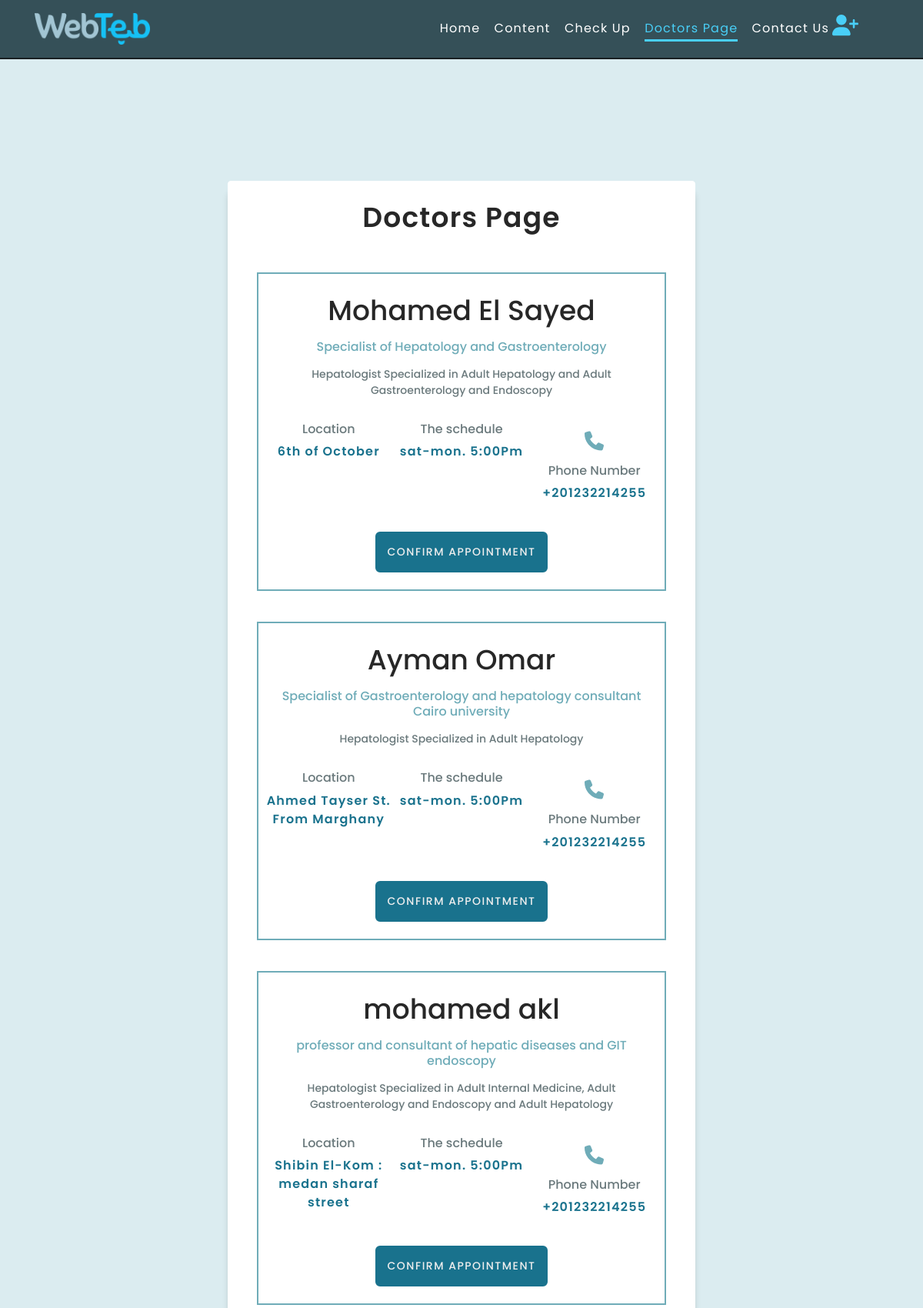
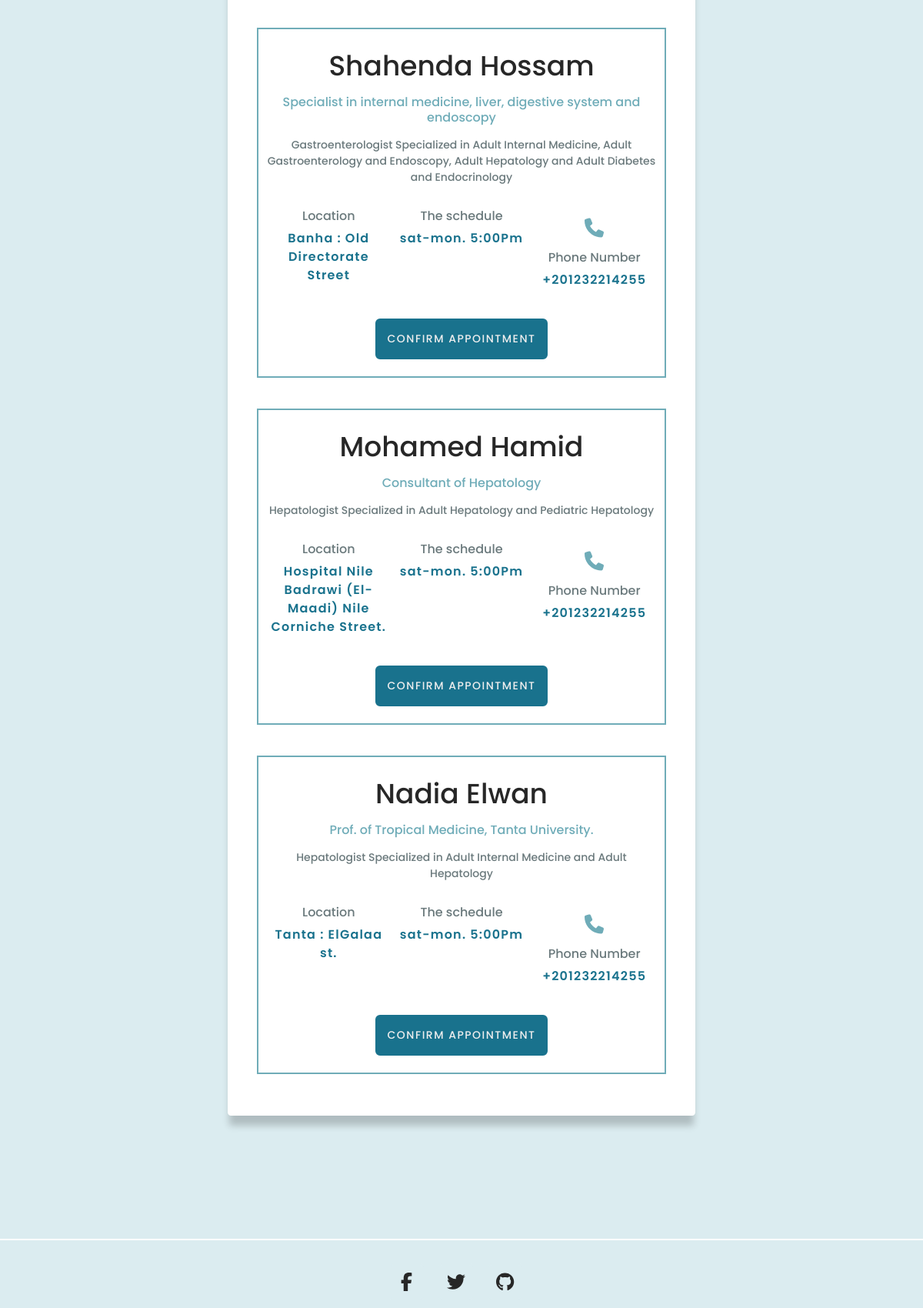
Screenshot of /appoint.php (upper part) with the database file from the repository (2 pictures, top to bottom).
### tables this page shows
CREATE TABLE `doctors` (
  `id` int(11) NOT NULL,
  `name` varchar(255) NOT NULL,
  `specialization` varchar(255) NOT NULL,
  `info` varchar(255) NOT NULL,
  `location` varchar(255) NOT NULL,
  `schedule` varchar(255) NOT NULL,
  `phone_number` varchar(255) NOT NULL
);

### db/users.php (called while the page is built, shortened)
<?php
function database_get_all_doctors(){
    $conn = database_connect();
    $result = mysqli_query($conn, "select * from doctors");
    $doctors = mysqli_fetch_all($result, MYSQLI_ASSOC);
    $doctors_objects = [];
    foreach($doctors as $doctor){
        $doctors_objects[] = (object)$doctor; }
    return $doctors_objects;
}

### appoint.php (the view, shortened to what this page needs)
<?php
    require_once __DIR__ . '/db/users.php';
    $doctors = database_get_all_doctors();
?>
<!DOCTYPE html>
<html lang="en">
  <head>
    <link rel="stylesheet" href="res/css/bootstrap.min.css" />
    <link rel="stylesheet" href="res/css/all.css" />
    <link rel="stylesheet" href="res/css/main.css" />
    <link rel="stylesheet" href="res/css/style.css" />
    <link rel="stylesheet" href="res/css/login.css" />
    <link rel="stylesheet" href="res/css/details.css" />
  </head>
  <body>
    <header class="sticky-top">
      <div class="container">
        <div class="left-header">
          <img src="res/img/logo.png" alt="" class="logo" />
        </div>
        <div class="links">
          <ul>
            <li><a href="index.php#home" class="navLink">home</a></li>
            <li><a href="content.php#content" class="navLink">content</a></li>
            <li><a href="logsite.php" class="navLink">Check Up</a></li>
            <li><a href="appoint.php" class="navLink active">Doctors Page</a></li>
            <li><a href="contact.php" class="navLink">Contact us</a></li>
          </ul>
        </div>
        <a href="logSite.php" class="open"
          ><i class="fa-solid fa-user-plus"></i
        ></a>
      </div>
    </header>
    <div class="signin">
      <div class="container">
        <form method="get" action="finish-appoint.php">
          <div class="row">
            <h4>Doctors Page</h4>
            <?php  foreach($doctors as $doctor): ?>
              <div class="appointCard cardActive" id="appCard1">
                <h5 class="docName"><?php echo $doctor->name ?></h5>
                <h5 class="docSpecial">
                <?php echo $doctor->specialization ?>
                </h5>
                <h5 class="docPlace">
                <?php echo $doctor->info ?>
                </h5>
                <div class="detailSection">
                  <div class="time">
                    <h6>Location</h6>
                    <p><?php echo $doctor->location ?></p>
                  </div>
                  <div class="price">
                    <h6>The schedule</h6>
                    <p><?php echo $doctor->schedule ?></p>
                  </div>
                  <div class="phone">
                    <i class="fa fa-phone iconPic"></i>
                    <h6>Phone Number</h6>
                    <p><?php echo $doctor->phone_number ?></p>
                  </div>
                </div>
                <div class="reserve">
                    <button type="submit" name="submit" class="button book">Confirm Appointment</button>
                  </div>
              </div>
            <?php endforeach; ?>
          </div>
        </form>
      </div>
    </div>
    <div class="footer" id="footer">
      <div class="container">
        <div class="footerLayers">
          <div class="firstLayer">
            <a href="#" class="socialBtn"
              ><i class="fab fa-facebook-f iconBtn"></i
            ></a>
            <a href="#" class="socialBtn"
              ><i class="fab fa-twitter iconBtn"></i
            ></a>
            <a href="#" class="socialBtn"
              ><i class="fab fa-github iconBtn"></i
            ></a>
          </div>
        </div>
      </div>
    </div>
  </body>
</html>

### res/css/main.css (style rules this page uses)
:root { --header-height: 3rem; --hue: 190; --main-color: hsl(var(--hue), 40%, 90%); --fir-color: hsl(var(--hue), 11%, 11%); --sec-color: hsl(var(--hue), 45%, 47%); --thi-color: rgb(211, 79, 79); --fou-color: rgb(255, 160, 122); --fiv-color: rgb(36, 163, 138); --six-color: hsl(var(--hue), 34%, 58%); --sev-color: #19728d; --whi-color: #fff; --gray-color: rgb(39, 39, 39); --container-color: #251634; --title-color: hsl(var(--hue)00, 8%, 15%); --text-color: hsl(var(--hue), 8%, 45%); --text-color-light: hsl(var(--hue), 8%, 65%); --input-color: hsl(var(--hue), 70%, 96%); --facebook-bg: #00428e; --twitter-bg: #008a93; --github-bg: #2e3536; --main-tra: .3s linear; --sec-tra: .5s ease-in-out; --active-tra: .98s ease-in-out; --main-font: 'Roboto', sans-serif; --body-font: 'Poppins', sans-serif; --h1-font: 'Sora', sans-serif; --huge-size: 5.5rem; --biggest-size: 3.5rem; --bigger-size: 2.5rem; --big-size: 2rem; --h1-size: 1.5rem; --h2-size: 1.25rem; --h3-size: 1.125rem; --h4-size: 1.02rem; --normal-size: .938rem; --small-size: .813rem; --smaller-size: .75rem; --smallest-size: .6rem; --font-medium: 500; --font-semi: 600; --font-bold: 800; --mb-0-25: .25rem; --mb-0-5: .5rem; --mb-0-75: .75rem; --mb-1: 1rem; --mb-1-5: 1.5rem; --mb-2: 2rem; --mb-2-5: 2.5rem; --mb-3: 3rem; --z-tooltip: 10; --z-fixed: 100; --z-modal: 1000; }
@media screen and (min-width: 968px) { :root { --huge-size: 5.5rem; --biggest-size: 4rem; --bigger-size: 3rem; --big-size: 2.5rem; --h1-size: 2.25rem; --h2-size: 1.5rem; --h3-size: 1.25rem; --normal-size: 1rem; --small-size: .875rem; --smaller-size: .813rem; } }
* { padding: 0; margin: 0; -moz-box-sizing: border-box; -webkit-box-sizing: border-box; box-sizing: border-box; }
html { scroll-behavior: smooth; }
body { background-color: var(--main-color); font-family: var(--body-font); font-size: var(--normal-size); color: var(--text-color); }
h1,h2,h3,h4,p,a { letter-spacing: 1.2px; }
h1, h2, h3, h4 { color: var(--title-color); font-weight: var(--font-semi); }
ul { list-style: none; }
a { text-decoration: none; color: #000; }
img { max-width: 100%; height: auto; }
.button { display: inline-block; background-color: transparent; color: var(--whi-color); padding: 1rem; border-radius: .5rem; font-weight: var(--font-medium); letter-spacing: 1.5px; transition: var(--main-tra); border: 2px solid var(--fir-color); box-shadow: inset 0 0 0 2.5em var(--fir-color); }

### res/css/style.css (style rules this page uses)
body { overflow-x: hidden; }
header { padding: 10px 0; box-shadow: 0px 2px 0 0 #182022; background-color: #04242cc5; }
.container { padding: 0 15px; margin: 0 auto; }
@media (min-width: 768px) { .container { width: 750px; } }
@media (min-width: 992px) { .container { width: 970px; } }
@media (min-width: 1200px) { .container { width: 1170px; } }
header .container { display: flex; justify-content: space-between; align-items: center; }
.logo { cursor: pointer; width: 150px; }
.links ul li { display: inline-block; list-style: none; padding: 15px 7px 0; }
.links ul li a { text-decoration: none; color: rgb(255, 255, 255); text-transform: capitalize; transition: 0.3s ease-out; position: relative; padding-bottom: 3px; }
.links ul li a:hover, .links ul li a.active, .links ul li a:focus { color: #49cff7; }
.links ul li a::after { content: ""; width: 0%; height: 3px; background-color: #49cff7; position: absolute; left: 0; top: 100%; transition: 0.3s ease-in-out; }
.links ul li a.active::after { width: 100%; }
@media (min-width: 993px) and (max-width: 1200px) { .links ul { margin-right: 40px; } }
@media (min-width: 992px) { .links { margin-right: 30px; } }
@media (min-width: 992px) { .open { right: 2%; } }
.open { display: inherit; font-size: 1.7rem; color: #49cff7; transition: 0.3s linear; position: absolute; top: 25%; right: 7%; }
.footer .container { padding: 30px 0; }
.footerLayers { display: grid; grid-template-columns: repeat(1, 1fr); gap: 20px; text-align: center; }
.firstLayer .socialBtn { padding: 10px 0px; margin-right: 15px; font-size: var(--h2-size); background-color: transparent; border: 2px solid var(--main-color); border-radius: 5px; transition: var(--main-tra); color: var(--gray-color); display: inline-flex; width: 45px; flex-direction: row; flex-wrap: nowrap; justify-content: center; }
.firstLayer .socialBtn .iconBtn { transition: var(--main-tra); }

### rows the page displays
doctors: name "Mohamed El Sayed", specialization "Specialist of Hepatology and Gastroenterology", info "Hepatologist Specialized in Adult Hepatology and Adult Gastroenterology and Endoscopy", location "6th of October", schedule "sat-mon. 5:00Pm", phone_number "+201232214255"
doctors: name "Ayman Omar", specialization "Specialist of Gastroenterology and hepatology consultant Cairo university", info "Hepatologist Specialized in Adult Hepatology", location "Ahmed Tayser St. From Marghany", schedule "sat-mon. 5:00Pm", phone_number "+201232214255"
doctors: name "mohamed akl", specialization "professor and consultant of hepatic diseases and GIT endoscopy", info "Hepatologist Specialized in Adult Internal Medicine, Adult Gastroenterology and Endoscopy and Adult Hepatology", location "Shibin El-Kom : medan sharaf street", schedule "sat-mon. 5:00Pm", phone_number "+201232214255"
doctors: name "Shahenda Hossam", specialization "Specialist in internal medicine, liver, digestive system and endoscopy", info "Gastroenterologist Specialized in Adult Internal Medicine, Adult Gastroenterology and Endoscopy, Adult Hepatology and Adult Diabetes and Endocrinology", location "Banha : Old Directorate Street", schedule "sat-mon. 5:00Pm", phone_number "+201232214255"
doctors: name "Mohamed Hamid", specialization "Consultant of Hepatology", info "Hepatologist Specialized in Adult Hepatology and Pediatric Hepatology", location "Hospital Nile Badrawi (El-Maadi) Nile Corniche Street.", schedule "sat-mon. 5:00Pm", phone_number "+201232214255"
doctors: name "Nadia Elwan", specialization "Prof. of Tropical Medicine, Tanta University.", info "Hepatologist Specialized in Adult Internal Medicine and Adult Hepatology", location "Tanta : ElGalaa st.", schedule "sat-mon. 5:00Pm", phone_number "+201232214255"
